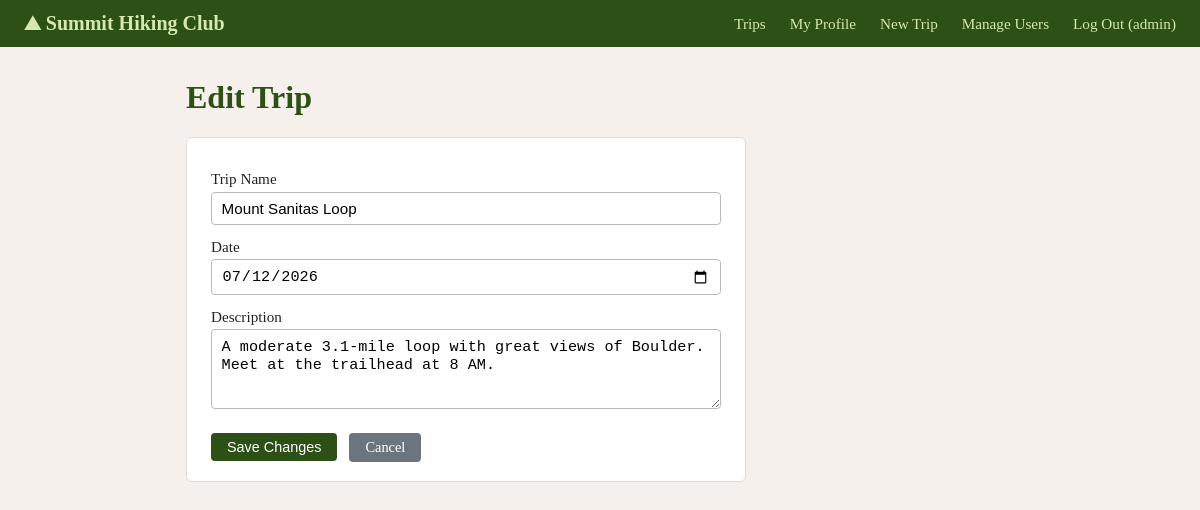
The app's page /admin/trips/1/edit (signed in) with its own data.
### tables this page shows
CREATE TABLE users (
                id INTEGER PRIMARY KEY AUTOINCREMENT,
                username TEXT NOT NULL UNIQUE,
                email TEXT NOT NULL UNIQUE,
                password_hash TEXT NOT NULL,
                -- role: "member" or "admin"
                -- real app would split admin into "trip_leader" and "system_admin"
                role TEXT NOT NULL DEFAULT 'member',
                name TEXT,
                emergency_contact TEXT,
                is_active INTEGER NOT NULL DEFAULT 1
            );

CREATE TABLE trips (
                id INTEGER PRIMARY KEY AUTOINCREMENT,
                name TEXT NOT NULL,
                date TEXT NOT NULL,
                description TEXT NOT NULL,
                created_by INTEGER NOT NULL,
                FOREIGN KEY (created_by) REFERENCES users(id)
            );

### app.py (the view, shortened to what this page needs)
@app.route('/admin/trips/<int:trip_id>/edit', methods=['GET', 'POST'])
@login_required
@admin_required
def edit_trip(trip_id):
    db = get_db()
    trip = db.execute('SELECT * FROM trips WHERE id = ?', (trip_id,)).fetchone()
    if not trip:
        abort(404)
    return render_template('trip_form.html', trip=trip)

### app.py (called while the page is built)
@app.context_processor
def inject_user():
    return {'user': current_user()}

def current_user():
    uid = session.get('user_id')
    if not uid:
        return None
    return get_db().execute('SELECT * FROM users WHERE id = ?', (uid,)).fetchone()

def login_required(f):
    from functools import wraps
    @wraps(f)
    def decorated(*args, **kwargs):
        if not session.get('user_id'):
            flash('Please log in to access that page.', 'warning')
            return redirect(url_for('login'))
        return f(*args, **kwargs)
    return decorated

def admin_required(f):
    from functools import wraps
    @wraps(f)
    def decorated(*args, **kwargs):
        user = current_user()
        if not user or user['role'] != 'admin':
            abort(403)
        return f(*args, **kwargs)
    return decorated

### models.py (called while the page is built)
def get_db():
    if 'db' not in g:
        g.db = sqlite3.connect(DATABASE)
        g.db.row_factory = sqlite3.Row
    return g.db

### templates/trip_form.html (shortened to what this page needs)
{% extends 'base.html' %}
{% block content %}
<h1>{{ 'Edit Trip' if trip else 'New Trip' }}</h1>
<div class="card" style="max-width:560px">
    <form method="post">
        <label for="name">Trip Name</label>
        <input type="text" id="name" name="name" value="{{ trip.name if trip else '' }}" required autofocus>
        <label for="date">Date</label>
        <input type="date" id="date" name="date" value="{{ trip.date if trip else '' }}" required>
        <label for="description">Description</label>
        <textarea id="description" name="description" required>{{ trip.description if trip else '' }}</textarea>
        <div class="form-actions">
            <button class="btn btn-primary" type="submit">{{ 'Save Changes' if trip else 'Create Trip' }}</button>
            <a class="btn btn-secondary" href="{{ url_for('trips') }}" style="margin-left:0.5rem">Cancel</a>
        </div>
    </form>
</div>
{% endblock %}

### templates/base.html (shortened to what this page needs)
<!DOCTYPE html>
<html lang="en">
<head>
    <link rel="stylesheet" href="{{ url_for('static', filename='style.css') }}">
</head>
<body>
<nav>
    <a class="brand" href="{{ url_for('trips') }}">&#9968; Summit Hiking Club</a>
    <a href="{{ url_for('trips') }}">Trips</a>
    {% if user %}
        <a href="{{ url_for('profile') }}">My Profile</a>
        {% if user.role == 'admin' %}
            <a href="{{ url_for('new_trip') }}">New Trip</a>
            <a href="{{ url_for('admin_users') }}">Manage Users</a>
        {% endif %}
        <a href="{{ url_for('logout') }}">Log Out ({{ user.username }})</a>
    {% else %}
        <a href="{{ url_for('login') }}">Log In</a>
        <a href="{{ url_for('register') }}">Register</a>
    {% endif %}
</nav>
<div class="container">
    {% block content %}{% endblock %}
</div>
</body>
</html>

### static/style.css (style rules this page uses)
*, *::before, *::after { box-sizing: border-box; }
body { font-family: Georgia, serif; margin: 0; background: #f5f0eb; color: #222; }
nav { background: #2d5016; color: #fff; padding: 0.75rem 1.5rem; display: flex; align-items: center; gap: 1.5rem; flex-wrap: wrap; }
nav .brand { font-size: 1.25rem; font-weight: bold; color: #d4e8b0; text-decoration: none; margin-right: auto; }
nav a { color: #d4e8b0; text-decoration: none; font-size: 0.95rem; }
.container { max-width: 860px; margin: 2rem auto; padding: 0 1rem; }
h1, h2 { color: #2d5016; }
.card { background: #fff; border: 1px solid #ddd; border-radius: 6px; padding: 1.2rem 1.5rem; margin-bottom: 1.2rem; }
.btn { display: inline-block; padding: 0.4rem 1rem; border: none; border-radius: 4px; cursor: pointer; font-size: 0.9rem; text-decoration: none; }
.btn-primary { background: #2d5016; color: #fff; }
.btn-secondary { background: #6c757d; color: #fff; }
form label { display: block; margin: 0.8rem 0 0.2rem; font-size: 0.95rem; }
form input[type=text], form input[type=email], form input[type=password], form input[type=date], form textarea { width: 100%; padding: 0.45rem 0.6rem; border: 1px solid #bbb; border-radius: 4px; font-size: 0.95rem; }
form textarea { resize: vertical; min-height: 80px; }
form .form-actions { margin-top: 1.2rem; }

### records on screen
users: username "admin"
trips: name "Mount Sanitas Loop", date "07/12/2026", description "A moderate 3.1-mile loop with great views of Boulder. Meet at the trailhead at 8 AM."

### other values on screen
{{ 'Edit Trip' if trip else 'New Trip' }} "Edit Trip"
{{ 'Save Changes' if trip else 'Create Trip' }} "Save Changes"
